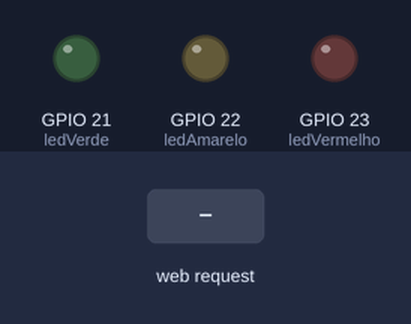
A sketch run on a simulated ESP32. Parts: output pins drawn as LEDs (lit = HIGH). The test bench sets the inputs (shaded band). WiFi joins after 1.5 s; servers stay silent unless stated; what the sketch prints to the serial monitor is not drawn.

Above: at 2.7 s.
2.8 s: HTTP request GET /vermelho_on received
At 3.7 s:
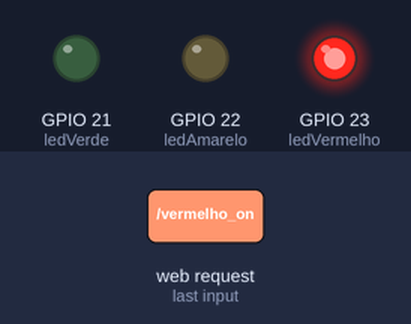
4.3 s: HTTP request GET /amarelo_on received
At 4.8 s:
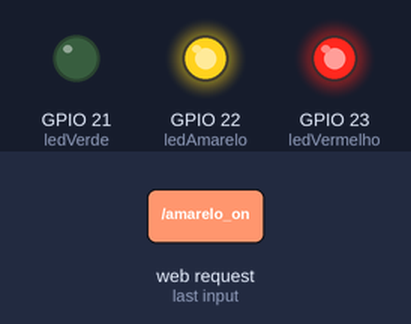
5.8 s: HTTP request GET /vermelho_off received
At 7.0 s:
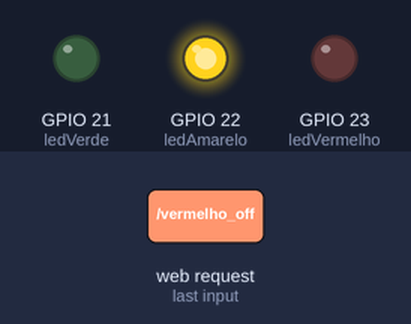
7.3 s: HTTP request GET /verde_on received
At 8.3 s:
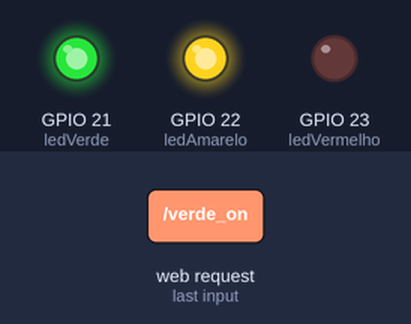
8.8 s: HTTP request GET /amarelo_off received
At 9.5 s:
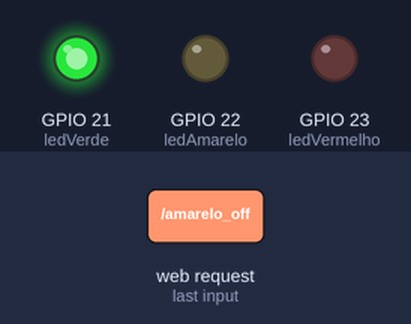
10.3 s: HTTP request GET /verde_off received
At 10.6 s:
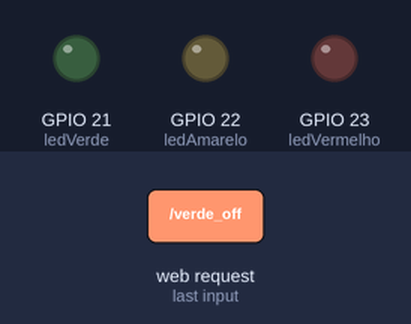
Timing chart, 0 to 12.8 s (numbered marks = the images above; inputs shaded):
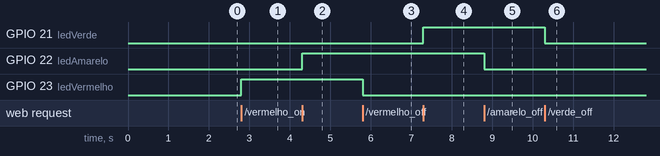

Measured:
- after the input at 2.8 s, GPIO 23 (ledVermelho): LOW → HIGH at once
- after the input at 4.3 s, GPIO 22 (ledAmarelo): LOW → HIGH at once
- after the input at 5.8 s, GPIO 23 (ledVermelho): HIGH → LOW at once
- after the input at 7.3 s, GPIO 21 (ledVerde): LOW → HIGH at once
- after the input at 8.8 s, GPIO 22 (ledAmarelo): HIGH → LOW at once
- after the input at 10.3 s, GPIO 21 (ledVerde): HIGH → LOW at once

The sketch:

ServidorNoESP32.ino
```cpp
#include <WiFi.h>
#include <WebServer.h>

// --- Configurações da rede Wi-Fi ---
const char* ssid = "####";
const char* password = "###";

// --- Pinos dos LEDs ---
const int ledVermelho = 23;
const int ledAmarelo  = 22;
const int ledVerde    = 21;

// --- Cria o servidor web ---
WebServer server(80);

// --- Página HTML ---
const char index_html[] PROGMEM = R"rawliteral(
<!DOCTYPE html>
<html lang="pt-br">
<head>
<meta charset="UTF-8">
<meta name="viewport" content="width=device-width, initial-scale=1.0">
<title>Controle de LEDs</title>
<style>
  body { background: #111; color: #fff; font-family: sans-serif; text-align:center; padding:40px; }
  button { font-size:20px; margin:10px; padding:20px; border:none; border-radius:10px; cursor:pointer; }
  .on { background:#0f0; color:#000; }
  .off { background:#333; color:#aaa; }
</style>
</head>
<body>
  <h1>Controle de LEDs</h1>
  <button id="vermelho" class="off" onclick="toggle('vermelho')">Vermelho</button>
  <button id="amarelo" class="off" onclick="toggle('amarelo')">Amarelo</button>
  <button id="verde" class="off" onclick="toggle('verde')">Verde</button>

<script>
function toggle(cor){
  const b=document.getElementById(cor);
  const aceso=b.classList.contains('on');
  fetch(`/${cor}_${aceso?'off':'on'}`).then(()=> {
    b.classList.toggle('on');
    b.classList.toggle('off');
  });
}
</script>
</body>
</html>
)rawliteral";

// --- Setup ---
void setup() {
  Serial.begin(115200);
  pinMode(ledVermelho, OUTPUT);
  pinMode(ledAmarelo, OUTPUT);
  pinMode(ledVerde, OUTPUT);

  // Garante que começam apagados
  digitalWrite(ledVermelho, LOW);
  digitalWrite(ledAmarelo, LOW);
  digitalWrite(ledVerde, LOW);

  // --- Conecta ao Wi-Fi ---
  Serial.println("\nConectando ao Wi-Fi...");
  WiFi.begin(ssid, password);
  while (WiFi.status() != WL_CONNECTED) {
    delay(500);
    Serial.print(".");
  }
  Serial.println("\n✅ Wi-Fi conectado!");
  Serial.print("🌐 IP do ESP32: ");
  Serial.println(WiFi.localIP());

  // --- Rota principal ---
  server.on("/", []() {
    server.send_P(200, "text/html", index_html);
  });

  // --- Rotas dos LEDs ---
  server.on("/vermelho_on", [](){ digitalWrite(ledVermelho, HIGH); server.send(200, "text/plain", "OK"); });
  server.on("/vermelho_off", [](){ digitalWrite(ledVermelho, LOW);  server.send(200, "text/plain", "OK"); });

  server.on("/amarelo_on", [](){ digitalWrite(ledAmarelo, HIGH); server.send(200, "text/plain", "OK"); });
  server.on("/amarelo_off", [](){ digitalWrite(ledAmarelo, LOW);  server.send(200, "text/plain", "OK"); });

  server.on("/verde_on", [](){ digitalWrite(ledVerde, HIGH); server.send(200, "text/plain", "OK"); });
  server.on("/verde_off", [](){ digitalWrite(ledVerde, LOW);  server.send(200, "text/plain", "OK"); });

  // --- Inicia servidor ---
  server.begin();
  Serial.println("🚀 Servidor HTTP iniciado!");
}

// --- Loop ---
void loop() {
  server.handleClient();
}
```
